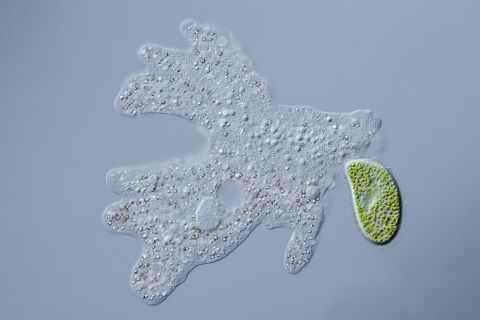
#> input picture Micro_Organism/Amoeba/Image_1.jpg, 480 x 320 px; its folder holds only this picture in this run
$ python sample_output.py
#> lines starting #> are read from the running program, lines starting #| are printed output that depends on the picture
import random
from pathlib import Path
from PIL import Image, ImageDraw

random.seed(42)

CLASSES = ["Amoeba", "Euglena", "Hydra", "Paramecium", "Rod_bacteria", "Spherical_bacteria", "Spiral_bacteria", "Yeast"]
VALID_EXTS = {".jpg", ".jpeg", ".png", ".bmp"}
THUMB = 150

def get_sample(cls):
    images = [p for p in Path(f"dataset/test/{cls}").iterdir() if p.suffix.lower() in VALID_EXTS]
    return random.choice(images) if images else None

cols, rows = len(CLASSES), 1
W, H = cols * (THUMB + 10) + 10, THUMB + 50
out = Image.new("RGB", (W, H), (240, 240, 240))
#> out: PIL image 1290x200 RGB; every value is 240
draw = ImageDraw.Draw(out)

for i, cls in enumerate(CLASSES):
    img_path = get_sample(cls)
    if img_path:
        img = Image.open(img_path).convert("RGB").resize((THUMB, THUMB))
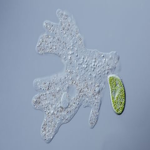
#> img: PIL image 150x150 RGB; mean R, G, B 145.5, 160.6, 180.5
        x = 10 + i * (THUMB + 10)
        out.paste(img, (x, 10))
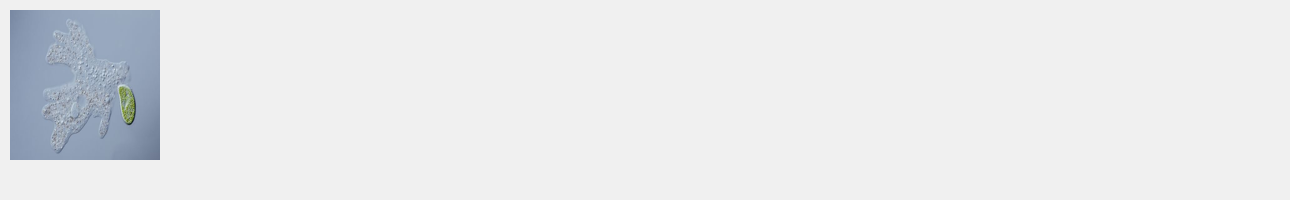
#> out: PIL image 1290x200 RGB; mean R, G, B 231.8, 233.1, 234.8
#> (the run stopped early here; a loop or call above may not have finished)
